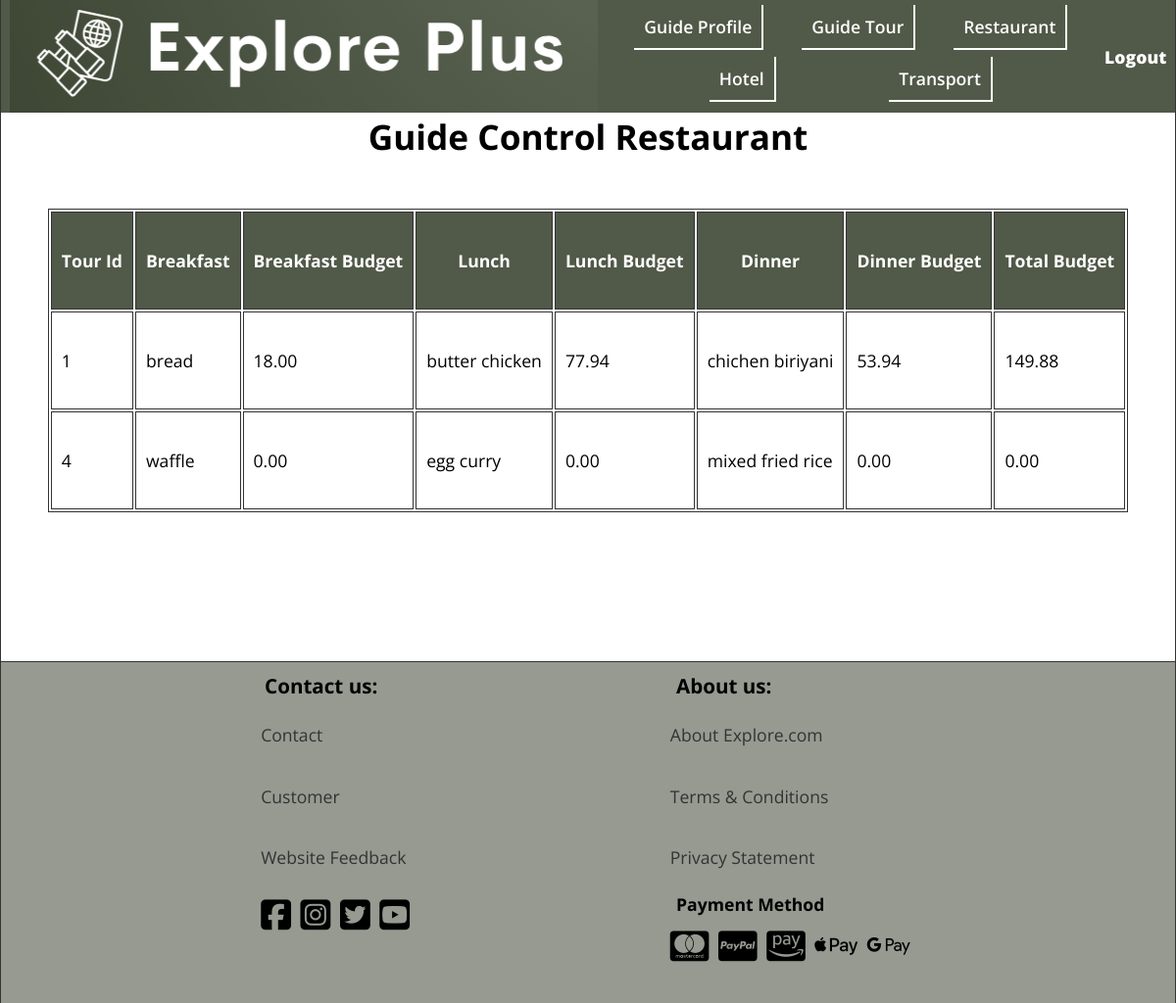
Screenshot of /Admin/guide_restaurant.php (signed in) with the database file from the repository.
### tables this page shows
CREATE TABLE `tour` (
  `tour_id` int(11) NOT NULL,
  `about` text DEFAULT NULL,
  `place_name` varchar(100) DEFAULT NULL,
  `country` varchar(50) DEFAULT NULL,
  `city` varchar(50) DEFAULT NULL,
  `budget` decimal(10,2) DEFAULT NULL,
  `available_seat` int(11) DEFAULT NULL,
  `start_date` datetime DEFAULT NULL,
  `finish_date` datetime DEFAULT NULL,
  `map` varchar(100) DEFAULT NULL,
  `FAQ` text DEFAULT NULL,
  `menu_id` int(11) DEFAULT NULL,
  `hotel_id` int(11) DEFAULT NULL,
  `guide_username` varchar(50) DEFAULT NULL,
  `photo` blob DEFAULT NULL,
  `continent` varchar(20) NOT NULL,
  `capacity` int(11) NOT NULL
);

### Admin/guide_restaurant.php (the view, shortened to what this page needs)
<?php
$conn = mysqli_connect("localhost","root","","explore_plus");
$guide_username = $_SESSION['guide_username'];
$sql = "SELECT t.tour_id ,(t.capacity - t.available_seat) as booked_seat,(breakfast_item.bcost*(t.capacity - t.available_seat)*DATEDIFF(t.finish_date,t.start_date)) as break_cost,
(lunch_item.lcost*(t.capacity - t.available_seat)*DATEDIFF(t.finish_date,t.start_date))  as lunch_cost,(dinner_item.dcost*(t.capacity - t.available_seat)*DATEDIFF(t.finish_date,t.start_date))  as dinner_cost,(breakfast_item.bcost*(t.capacity - t.available_seat)*DATEDIFF(t.finish_date,t.start_date)) + (lunch_item.lcost*(t.capacity - t.available_seat)*DATEDIFF(t.finish_date,t.start_date)) + (dinner_item.dcost*(t.capacity - t.available_seat)*DATEDIFF(t.finish_date,t.start_date))
 as total_cost, mb.breakfast,menu_lunch.lunch,menu_dinner.dinner
        FROM  guide g
        INNER JOIN tour t
        ON t.guide_username = g.username
        INNER join menu
        on t.menu_id = menu.menu_id
        inner join menu_breakfast mb
        on menu.menu_id = mb.menu_id
        inner join breakfast_item
        on mb.breakfast = breakfast_item.breakfast
        inner join menu_lunch
        on menu.menu_id = menu_lunch.menu_id
        inner join lunch_item
        on menu_lunch.lunch = lunch_item.lunch
        inner join menu_dinner
        on menu.menu_id = menu_dinner.menu_id
        inner join dinner_item
        on menu_dinner.dinner = dinner_item.dinner
        WHERE g.username = '{$guide_username}'
        group by t.tour_id
        ";
$result = mysqli_query($conn,$sql);
$tours = mysqli_fetch_all($result,MYSQLI_ASSOC);
?>
<!DOCTYPE html>
<html lang="en">
<head>
    <link rel="stylesheet" href="../css/style.css">
    <link rel="stylesheet" href="https://cdnjs.cloudflare.com/ajax/libs/font-awesome/6.5.1/css/all.min.css" />
</head>
<body>
<header class="header admin">
    <div class="header__logo">
        <figure>
            <img src="../img/logo3.png" alt="logo" title="logo" height="115" width="600">
        </figure>
    </div>
    <nav class="header__nav nav__admin">
        <ul class="header__ul header__admin">
            <li><a href="guide_profile.php">Guide Profile</a></li>
            <li><a href="guide_tour.php">Guide Tour</a></li>
            <li><a href="guide_restaurant.php">Restaurant</a></li>
        </ul>
        <ul class="header__ul header__admin">
            <li><a href="guide_hotel.php">Hotel</a></li>
            <li><a href="guide_transport.php">Transport</a></li>
        </ul>
    </nav>
    <div class="admin__logout"><a href="admin_login.php">Logout</a></div>
</header>
<main class="main main__table-container">
    <h1 class="center">Guide Control Restaurant</h1>
    <table class="main__table transportation">
        <thead>
        <tr>
            <th id="tour-id" scope="col" class="table__head">Tour Id</th>
            <th id="hotel" scope="col" class="table__head">Breakfast</th>
            <th id="hotel" scope="col" class="table__head">Breakfast Budget</th>
            <th id="hotel" scope="col" class="table__head">Lunch</th>
            <th id="hotel" scope="col" class="table__head">Lunch Budget</th>
            <th id="hotel" scope="col" class="table__head">Dinner</th>
            <th id="hotel" scope="col" class="table__head">Dinner Budget</th>
            <th id="restaurant" scope="col" class="table__head">Total Budget</th>
        </tr>
        </thead>
        <tbody>
        <?php foreach ($tours as $tour): ?>
            <tr>
                <td class="table__item"><?php echo $tour['tour_id']?></td>
                <td class="table__item"><?php echo $tour['breakfast']?></td>
                <td class="table__item"><?php echo $tour['break_cost']?></td>
                <td class="table__item"><?php echo $tour['lunch']?></td>
                <td class="table__item"><?php echo $tour['lunch_cost']?></td>
                <td class="table__item"><?php echo $tour['dinner']?></td>
                <td class="table__item"><?php echo $tour['dinner_cost']?></td>
                <td class="table__item"><?php echo $tour['total_cost']?></td>
            </tr>
        <?php endforeach; ?>
        </tbody>
    </table>
</main>
<footer class="footer admin-foot">
    <div class="footer__contact">
        <h3 class="footer__h3">Contact us:</h3>
        <ul class="footer__ul">
            <li><a href="../footerPage/contact_us.html">Contact</a></li>
            <li><a href="../footerPage/customer.html">Customer</a></li>
            <li><a href="../footerPage/website_feedback.php">Website Feedback</a></li>
        </ul>
        <div class="footer__icons">
            <i class="fa-brands fa-square-facebook"></i>
            <i class="fa-brands fa-square-instagram"></i>
            <i class="fa-brands fa-square-twitter"></i>
            <i class="fa-brands fa-square-youtube"></i>
        </div>
    </div>
    <div class="footer__about">
        <h3 class="footer__h3">About us:</h3>
        <ul class="footer__ul">
            <li><a href="../footerPage/about__us.html">About Explore.com</a></li>
            <li><a href="../footerPage/terms_condition.html">Terms &amp; Conditions</a></li>
            <li><a href="../footerPage/privacy_statement.html">Privacy Statement</a></li>
        </ul>
        <h4 class="footer__h3">Payment Method</h4>
        <div class="footer__icons">
            <i class="fa-brands fa-cc-mastercard"></i>
            <i class="fa-brands fa-cc-paypal"></i>
            <i class="fa-brands fa-cc-amazon-pay"></i>
            <i class="fa-brands fa-apple-pay"></i>
            <i class="fa-brands fa-google-pay"></i>
        </div>
    </div>
</footer>

### css/style.css (style rules this page uses)
*, *::after, *::before { margin: 0; padding: 0; box-sizing: border-box; }
img { display: block; max-width: 100%; height: auto; }
:root { --FF: 'Open Sans', sans-serif; --FS: clamp(1rem,2.2vh,1.5rem); --FS-BIG: 2rem; --FF-HEADING: 'Fugus One', 'Cursive'; --BGCOLOR: #f5f8fe; --BGCOLOR-FADE: #0c93a7; --BGCOLOR-FADE-MAX: #61aeac; --FOOTER-BGCOLOR: #accfd5; --COLOR: #f9efa0; --COLOR-FADE: rgba(248, 223, 171, 0.41); --BODY-BGCOLOR: #fff; --FONT-COLOR: #000; --LIST-BGCOLOR: #f5f7f8; --BORDER-COLOR: #333; --BGIMAGE: linear-gradient(to bottom,var(--BGCOLOR),var(--BGCOLOR-FADE)); --BGIMAGE-MAX: linear-gradient(to bottom,var(--BGCOLOR),var(--BGCOLOR-FADE),var(--BGCOLOR-FADE-MAX)); --HEIGHTLIGHT-BGCOLOR: #439fa8; --HIGHLIGHT-COLOR: #fff; --HEADER-COLOR: #fff; --HEADER-BGCOLOR: #000; --NAV-BGCOLOR: #fff; --HERO-BGCOLOR: rgba(51,178,51,0.75); --BUTTON-BGCOLOR: #000; --BUTTON-COLOR: #fff; --HEADER-LINK-COLOR: #fff; --HEADER-LINK-HOVER: #ffffff; --LINK-COLOR: #333; --LINK-HOVER: rgba(51, 51, 51, 0.5); --ADMIN-BGCOLOR: #515948; --ADMIN-FOOTER-COLOR: rgba(64, 72, 55, 0.55); --BORDER: 1px solid var(--BORDER-COLOR); --BORDER-RADIUS: 15px; --BORDER-LITE-RADIUS: 5px; --PADDING-TB: 0.25em; --PADDING-SIDE: 2.5%; --MARGIN: clamp(1em,2.5vh,1.5em); --TEST1 : #020202; --TEST2: yellow; --TEST3: green; --TEST4: blue; --TEST5: purple; }
.center { text-align: center; }
html { scroll-behavior: smooth; font-size: var(--FS); font-family: var(--FF); background-color: var(--BGCOLOR); background-image: var(--BGIMAGE); background-repeat: no-repeat; background-size: cover; }
body { background-color: var(--BODY-BGCOLOR); min-height: 100vh; max-height: 800vh; min-width: 1200px; margin: 0 auto; border-left: var(--BORDER); border-right: var(--BORDER); box-shadow: 0 0 10px var(--BORDER-COLOR); }
a:any-link { color: var(--LINK-COLOR); text-decoration: none; }
.header { display: flex; justify-content: space-evenly; align-items: center; background-color: #439fa8;; position: sticky; top: 0; z-index: 1; }
.header__ul { font-weight: 600; min-width: 500px; display: flex; justify-content: space-evenly; align-items: center; gap: 10px; padding-bottom: 7px; }
.header__ul li { padding: 10px; border-right: 2px solid white; border-bottom: 2px solid white; }
.admin__logout a { font-weight: 900; color: #ffffff; }
.footer { position: relative; bottom: 0; display: flex; justify-content: space-evenly; border-top: var(--BORDER); background-color: var(--FOOTER-BGCOLOR); padding: var(--PADDING-TB); }
.footer li { padding: 1.1em 0; list-style-type: none; }
.footer__icons { padding-top: 0.5em; padding-bottom: 2em; align-items: center; }
.footer__icons i { font-size: 2rem; padding-right: 5px; }
.footer__h3 { padding: var(--PADDING-TB) var(--PADDING-SIDE); }
.header__ul { list-style-type: none; }
.header__ul a:any-link { color: var(--HEADER-LINK-COLOR); }
.main { min-height: 70vh; }
.main__table { margin: 50px auto; border: var(--BORDER); }
.main__table tr { height: 100px; }
.table__head, .table__item { padding: 10px; border: var(--BORDER); }
.table__head { background-color: var(--ADMIN-BGCOLOR); color: var(--HIGHLIGHT-COLOR); }
.admin { background-color: var(--ADMIN-BGCOLOR); }
.admin-foot { background-color: var(--ADMIN-FOOTER-COLOR); }

### rows the page displays
tour: tour_id "1", breakfast "bread", break_cost "18.00", lunch "butter chicken", lunch_cost "77.94", dinner "chichen biriyani", dinner_cost "53.94", total_cost "149.88"
tour: tour_id "4", breakfast "waffle", break_cost "0.00", lunch "egg curry", lunch_cost "0.00", dinner "mixed fried rice", dinner_cost "0.00", total_cost "0.00"
